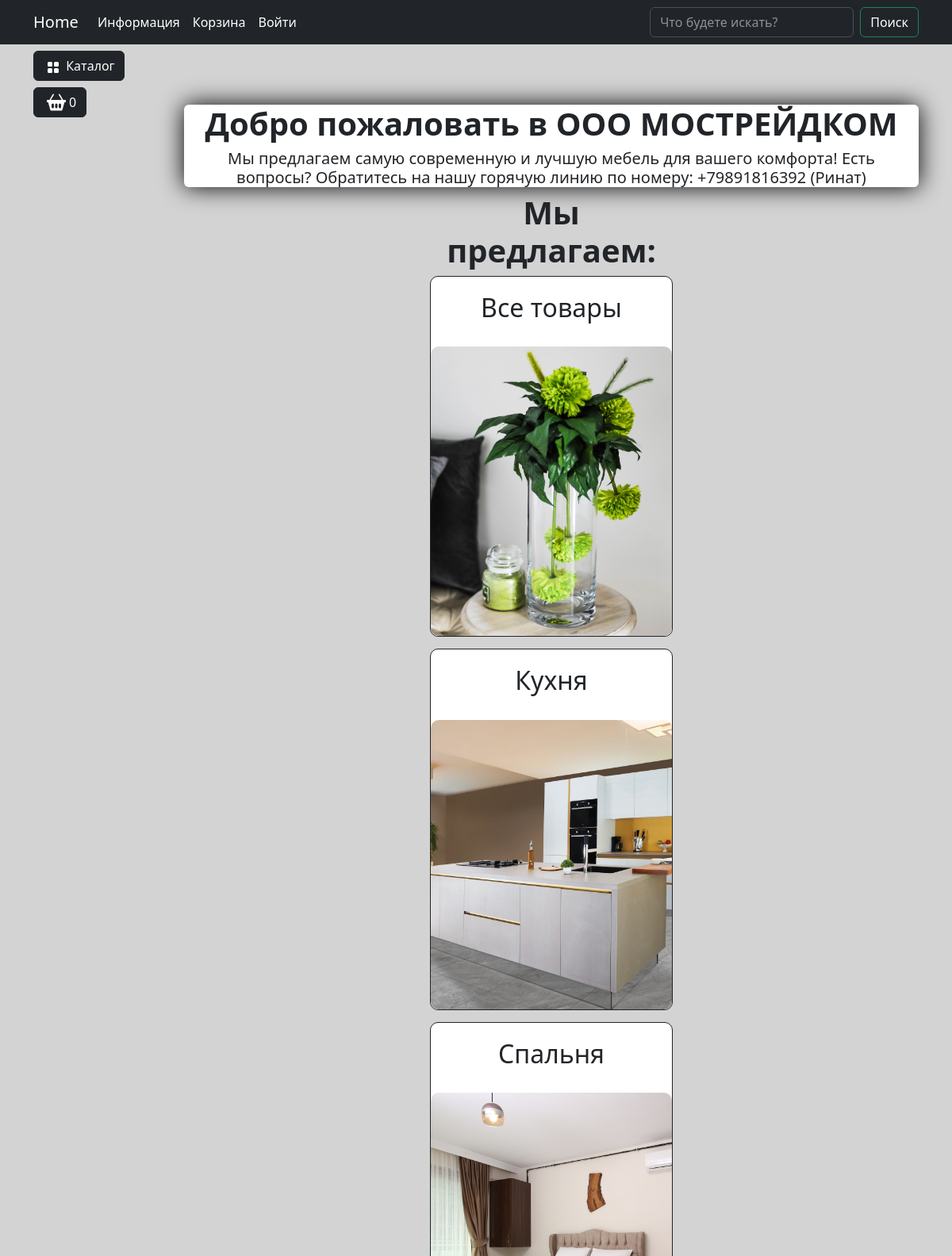
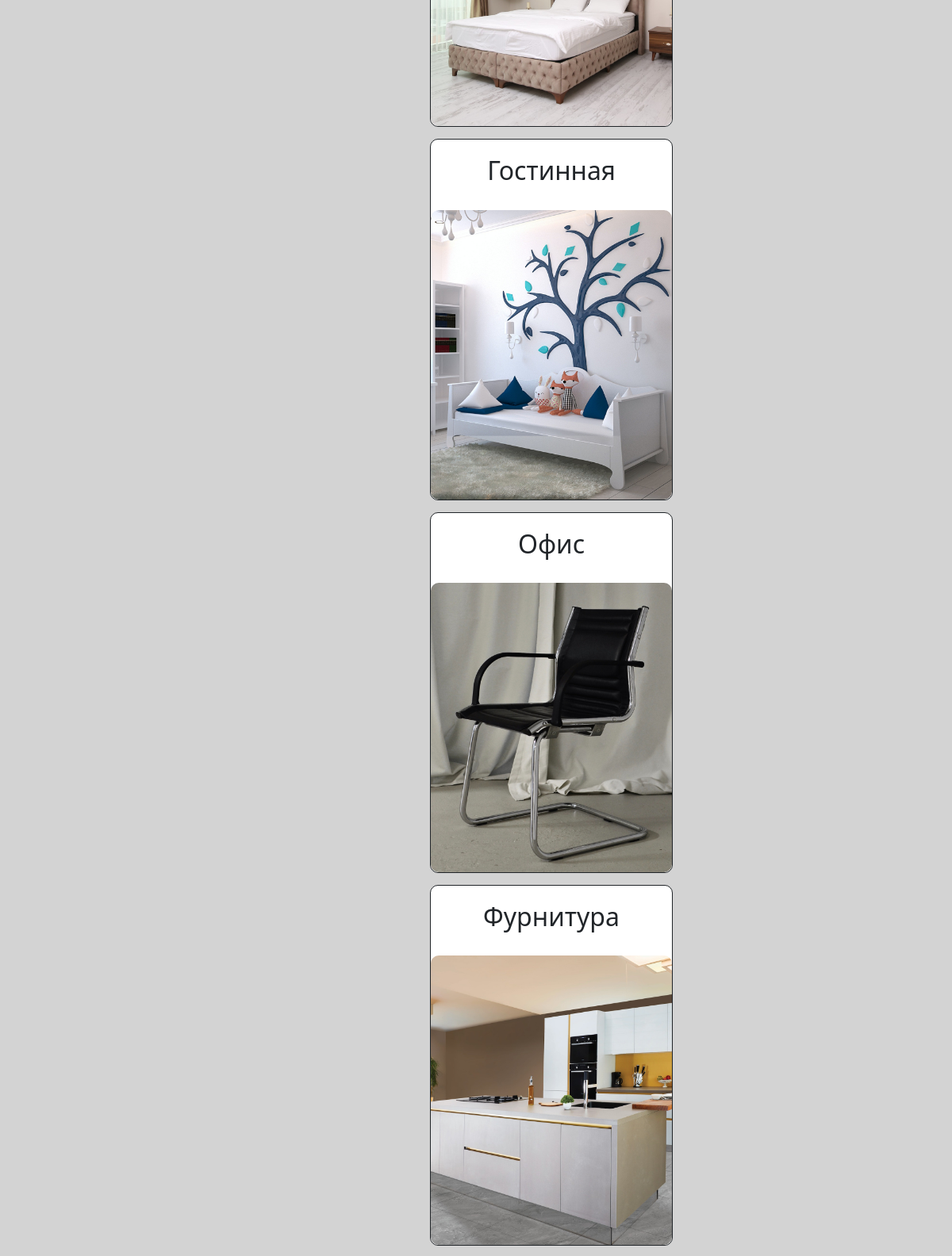
The page / (upper part) on the database its author committed (2 pictures, top to bottom).
### goods/models.py (models this page shows, shortened)
class Categories(models.Model):
    name = models.CharField(max_length=150, unique=True)
    image = models.ImageField(null=True, upload_to='category_image')
    slug = models.SlugField(max_length=150, unique=True, blank=True, null=True, verbose_name='URL')
    class Meta:
        verbose_name = 'Категория'
        verbose_name_plural = 'Категории'

### main/views.py (the view)
# urls.py: path('', index, name='index'),
def index(request):
    categories = Categories.objects.all()
    context = {
        'title': 'Home - главная',
        'content': 'Магазин мебели Home',
        'categories': categories
    }
    return render(request, 'main/index.html', context)

### carts/models.py (called while the page is built)
    def total_quantity(self):
        if self:
            return sum(cart.quantity for cart in self)
        return 0

### carts/templatetags/carts_tags.py (called while the page is built)
@register.simple_tag()
def user_carts(request):
    return get_user_carts(request)

@register.simple_tag()
def user_chosens(request):
    return get_user_chosens(request)

### carts/utils.py (called while the page is built)
def get_user_carts(request):
    if request.user.is_authenticated:
        return Cart.objects.filter(user=request.user)
    if not request.session.session_key:
        request.session.create()
    return Cart.objects.filter(session_key=request.session.session_key)

def get_user_chosens(request):
    if request.user.is_authenticated:
        return Chosens.objects.filter(user=request.user)
    if not request.session.session_key:
        request.session.create()
    return Chosens.objects.filter(session_key=request.session.session_key)

### goods/templatetags/goodstags.py (called while the page is built)
@register.simple_tag()
def tag_categories():
    return Categories.objects.all()

### main/templates/main/index.html (shortened to what this page needs)
{% extends 'base.html' %}
{% load goodstags %}
{% load static %}
{% block modal_cart %}
{% include 'includes/cart_button.html' %}
{% endblock %}
{% block css %}
<link rel="stylesheet" href="{% static 'deps/css/my_footer_css.css' %}">
{% endblock %}
{% block content %}
<div class="container mt-5 bg-white custom-shadow rounded">
    <h1 style="text-align: center"><strong>Добро пожаловать в ООО МОСТРЕЙДКОМ</strong></h1>
    <h5 style=" text-align: center;">Мы предлагаем самую современную и лучшую мебель для вашего комфорта! Есть вопросы? Обратитесь на нашу горячую линию по номеру: +79891816392 (Ринат)</h5>
</div>
<div class="container category category-container">
    <h1 style="color: lightblack" class="self-category-new"><strong>Мы предлагаем:</strong></h1>
    {% tag_categories as categories %}
    {% for category in categories %}
    <a href="{% url 'goods:index' category.slug %}">
        <div class="self-category">
            <a class="map dropdown-item" href="{% url 'goods:index' category.slug %}"><h2 class="category-name">{{ category.name }}</h2></a>
            <a class="map dropdown-item" href="{% url 'goods:index' category.slug %}"><img class="index-image" src="{{ category.image.url }}" alt=""></a>
        </div>
    </a>
    {% endfor %}
</div>
{% endblock %}

### static/deps/css/my_css.css (style rules this page uses)
body { background-color: lightgrey; }
html { behavior: smooth; }
.custom-shadow { box-shadow: 0px 0px 30px 0px #000000; }

### main/templates/main/index.html (style rules this page uses)
.category-container { max-width: 330px; text-align: center; align-items: center; justify-content: center; }
.self-category { background-color: white; border-radius: 10px; text-align: center; align-items: center; justify-content: center; margin-bottom: 15px; border: 1px solid; }
.index-image { height: 365px; border-radius: 10px; }
.self-category-new { text-align: center; }
.category-name { margin-bottom: 30px; margin-top: 20px; }

### rows shown on the page
Categories: name "Все товары", image (picture)
Categories: name "Кухня", image (picture)
Categories: name "Спальня", image (picture)
Categories: name "Гостинная", image (picture)
Categories: name "Офис", image (picture)
Categories: name "Фурнитура", image (picture)

### other values the page prints
{{ carts.total_quantity }} "0"
